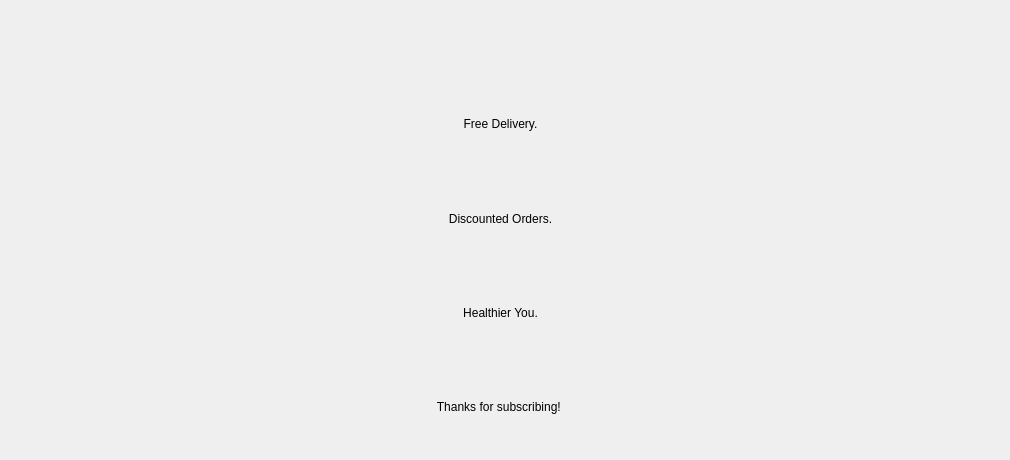
                     <widget class="QWidget" name="Thankyou_page">
                      <widget class="QWidget" name="gridLayoutWidget_3">
                       <property name="geometry">
                        <rect>
                         <x>0</x>
                         <y>80</y>
                         <width>1001</width>
                         <height>371</height>
                        </rect>
                       </property>
                       <layout class="QGridLayout" name="gridLayout_5">
                        <item row="3" column="0">
                         <widget class="QLabel" name="Thank_you_4">
                          <property name="styleSheet">
                           <string notr="true">font: 700 11pt &quot;Ofelia Display&quot;;</string>
                          </property>
                          <property name="text">
                           <string>Healthier You.</string>
                          </property>
                          <property name="alignment">
                           <set>Qt::AlignCenter</set>
                          </property>
                         </widget>
                        </item>
                        <item row="4" column="0">
                         <widget class="QLabel" name="Thank_you">
                          <property name="styleSheet">
                           <string notr="true">font: 700 11pt &quot;Ofelia Display&quot;;</string>
                          </property>
                          <property name="text">
                           <string>Thanks for subscribing! </string>
                          </property>
                          <property name="alignment">
                           <set>Qt::AlignCenter</set>
                          </property>
                         </widget>
                        </item>
                        <item row="2" column="0">
                         <widget class="QLabel" name="Thank_you_6">
                          <property name="styleSheet">
                           <string notr="true">font: 700 11pt &quot;Ofelia Display&quot;;</string>
                          </property>
                          <property name="text">
                           <string>Discounted Orders.</string>
                          </property>
                          <property name="alignment">
                           <set>Qt::AlignCenter</set>
                          </property>
                         </widget>
                        </item>
                        <item row="1" column="0">
                         <widget class="QLabel" name="Thank_you_5">
                          <property name="styleSheet">
                           <string notr="true">font: 700 11pt &quot;Ofelia Display&quot;;</string>
                          </property>
                          <property name="text">
                           <string>Free Delivery.</string>
                          </property>
                          <property name="alignment">
                           <set>Qt::AlignCenter</set>
                          </property>
                         </widget>
                        </item>
                       </layout>
                      </widget>
                     </widget>
